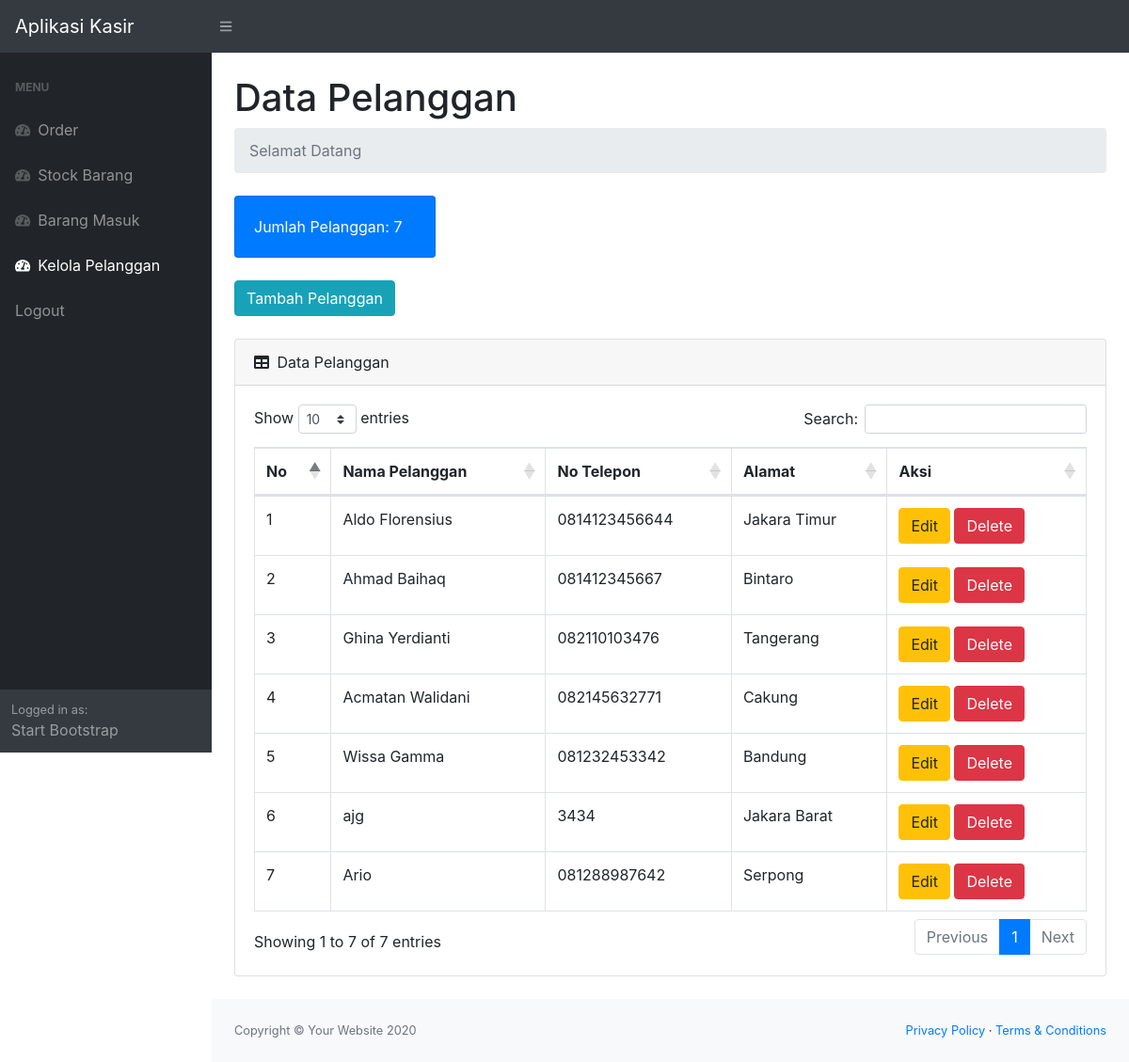
Page /pelanggan.php (signed in) on the committed database.
### tables this page shows
CREATE TABLE `pelanggan` (
  `idpelanggan` int(11) NOT NULL,
  `namapelanggan` varchar(30) NOT NULL,
  `notelp` varchar(15) NOT NULL,
  `alamat` text NOT NULL
);

### pelanggan.php (the view, shortened to what this page needs)
<?php
require 'ceklogin.php';
$h1 = mysqli_query($c,"select * from pelanggan");
$h2 = mysqli_num_rows($h1);
?>
<!DOCTYPE html>
<html lang="en">
    <head>
        <link href="css/styles.css" rel="stylesheet" />
        <link href="https://cdn.datatables.net/1.10.20/css/dataTables.bootstrap4.min.css" rel="stylesheet" />
    </head>
    <body class="sb-nav-fixed">
        <nav class="sb-topnav navbar navbar-expand navbar-dark bg-dark">
            <a class="navbar-brand" href="index.php">Aplikasi Kasir</a>
            <button class="btn btn-link btn-sm order-1 order-lg-0" id="sidebarToggle" href="#"><i class="fas fa-bars"></i></button>
        </nav>
        <div id="layoutSidenav">
            <div id="layoutSidenav_nav">
                <nav class="sb-sidenav accordion sb-sidenav-dark" id="sidenavAccordion">
                    <div class="sb-sidenav-menu">
                        <div class="nav">
                            <div class="sb-sidenav-menu-heading">Menu</div>
                            <a class="nav-link" href="index.php">
                                <div class="sb-nav-link-icon"><i class="fas fa-tachometer-alt"></i></div>
                                Order
                            </a>
                            <a class="nav-link" href="stock.php">
                                <div class="sb-nav-link-icon"><i class="fas fa-tachometer-alt"></i></div>
                                Stock Barang
                            </a>
                            <a class="nav-link" href="masuk.php">
                                <div class="sb-nav-link-icon"><i class="fas fa-tachometer-alt"></i></div>
                                Barang Masuk
                            </a>
                            <a class="nav-link" href="pelanggan.php">
                                <div class="sb-nav-link-icon"><i class="fas fa-tachometer-alt"></i></div>
                                Kelola Pelanggan
                            </a>
                            <a class="nav-link" href="logout.php">
                                Logout
                            </a>
                        </div>
                    </div>
                    <div class="sb-sidenav-footer">
                        <div class="small">Logged in as:</div>
                        Start Bootstrap
                    </div>
                </nav>
            </div>
            <div id="layoutSidenav_content">
                <main>
                    <div class="container-fluid">
                        <h1 class="mt-4">Data Pelanggan</h1>
                        <ol class="breadcrumb mb-4">
                            <li class="breadcrumb-item active">Selamat Datang</li>
                        </ol>
                        <div class="row">
                            <div class="col-xl-3 col-md-6">
                                <div class="card bg-primary text-white mb-4">
                                    <div class="card-body">Jumlah Pelanggan: <?=$h2;?></div>
                                </div>
                            </div>
                        </div>
                        <button type="button" class="btn btn-info mb-4" data-toggle="modal" data-target="#myModal">
                            Tambah Pelanggan
                        </button>
                        <div class="card mb-4">
                            <div class="card-header">
                                <i class="fas fa-table mr-1"></i>
                                Data Pelanggan
                            </div>
                            <div class="card-body">
                                <div class="table-responsive">
                                    <table class="table table-bordered" id="dataTable" width="100%" cellspacing="0">
                                        <thead>
                                            <tr>
                                                <th>No</th>
                                                <th>Nama Pelanggan</th>
                                                <th>No Telepon</th>
                                                <th>Alamat</th>
                                                <th>Aksi</th>
                                            </tr>
                                        </thead>
                                        <tbody>
                                        <?php
                                        $get = mysqli_query($c,"select * from pelanggan");
                                        $i = 1;
                                        while($p=mysqli_fetch_array($get)){
                                        $namapelanggan = $p['namapelanggan'];
                                        $notelp = $p['notelp'];
                                        $alamat = $p['alamat'];
                                        $idpl = $p['idpelanggan'];
                                        ?>
                                            <tr>
                                                <td><?=$i++;?></td>
                                                <td><?=$namapelanggan;?></td>
                                                <td><?=$notelp;?></td>
                                                <td><?=$alamat;?></td>
                                                <td>
                                                <button type="button" class="btn btn-warning" data-toggle="modal" data-target="#edit<?=$idpl;?>">
                                                        Edit
                                                    </button>
                                                    <button type="button" class="btn btn-danger" data-toggle="modal" data-target="#delete<?=$idpl;?>">
                                                        Delete
                                                    </button>
                                                </td>
                                            </tr>
                                    <?php
                                    };
                                    ?>
                                        </tbody>
                                    </table>
                                </div>
                            </div>
                        </div>
                    </div>
                </main>
                <footer class="py-4 bg-light mt-auto">
                    <div class="container-fluid">
                        <div class="d-flex align-items-center justify-content-between small">
                            <div class="text-muted">Copyright &copy; Your Website 2020</div>
                            <div>
                                <a href="#">Privacy Policy</a>
                                &middot;
                                <a href="#">Terms &amp; Conditions</a>
                            </div>
                        </div>
                    </div>
                </footer>
            </div>
        </div>
    </body>
</html>

### rows in the picture
pelanggan: namapelanggan "Aldo Florensius", notelp "0814123456644", alamat "Jakara Timur"
pelanggan: namapelanggan "Ahmad Baihaq", notelp "081412345667", alamat "Bintaro"
pelanggan: namapelanggan "Ghina Yerdianti", notelp "082110103476", alamat "Tangerang"
pelanggan: namapelanggan "Acmatan Walidani", notelp "082145632771", alamat "Cakung"
pelanggan: namapelanggan "Wissa Gamma", notelp "081232453342", alamat "Bandung"
pelanggan: namapelanggan "ajg", notelp "3434", alamat "Jakara Barat"
pelanggan: namapelanggan "Ario", notelp "081288987642", alamat "Serpong"

### other values in the picture
$h2 "7"
